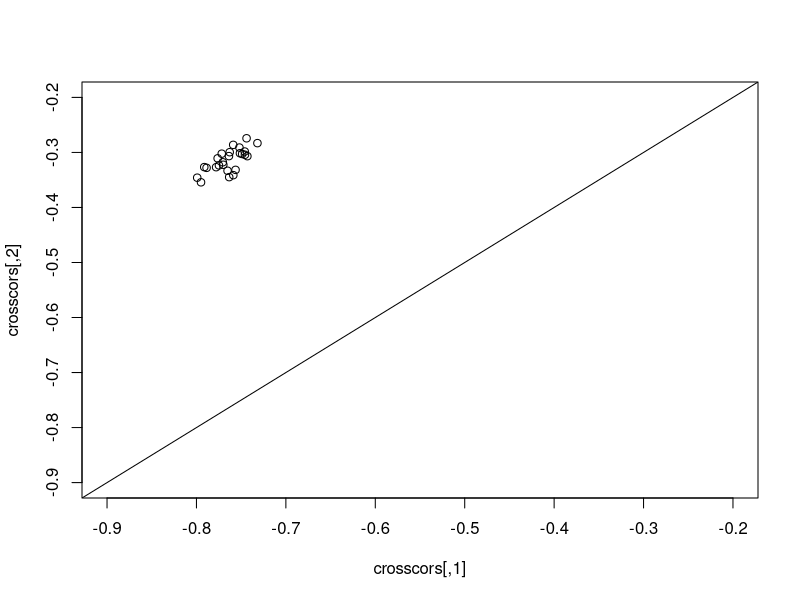
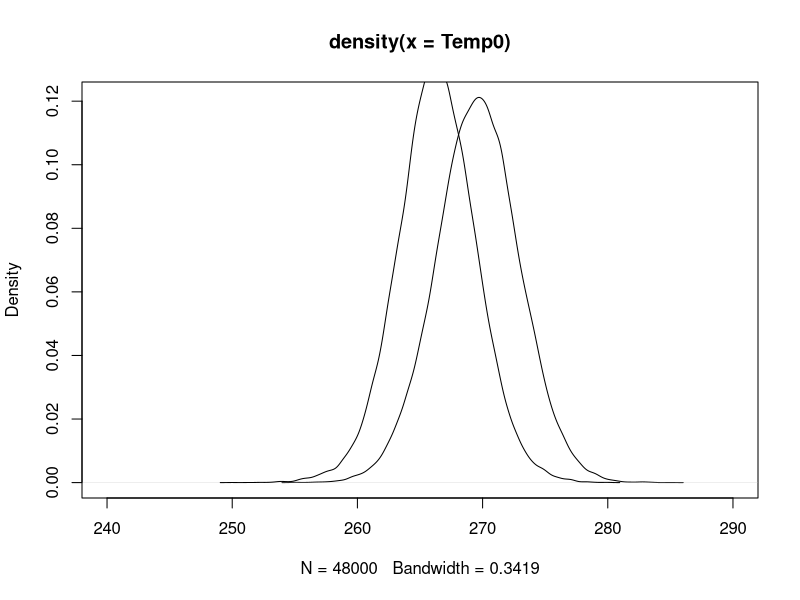

The R script that drew these images, in order: (Note: this script raises an error after producing the figures.)
rm(list=ls())
library(fields)
library(sn)
library(scales)
for(sim in 0:100){
    set.seed(sim)
    m        <- 25          # Number of spatial locations
    s        <- 1:m
    mu       <- c(2*s/m+0,  # Temp-obs
                  3*s/m+5,  # Precip-obs
                  1*s/m+0,  # Temp-model
                  2*s/m+1)  # Precip-model  
    locs <- expand.grid(1:5,1:5)
    d        <- rdist(locs)
    Omega    <- exp(-d/2)   # Spatial correlation
    rho      <- diag(4)     # Cross correlations
    rho[1,2] <- rho[2,1] <- .8  # Cor(temp,prec) for obs
    rho[1,3] <- rho[3,1] <- .5
    rho[1,4] <- rho[4,1] <- .5
    rho[2,3] <- rho[3,2] <- .5
    rho[2,4] <- rho[4,2] <- .5
    rho[4,3] <- rho[3,4] <- .4 # Cor(temp,prec) for model
    ss   <- diag(c(1,-1,1,-1))
    rho <- ss%*%rho%*%ss
    
    skew   <- c(0,100,0,10) # Skewness
    # skep = rep(0,4)
    df     <- 20             # Degrees of freedom
    Smooth <- exp(-d)     # Extra smoothing for the model output
    
    Sig    <- kronecker(rho,Omega)
    alpha  <- rep(skew,each=m)
    dat    <- rmst(n=64*30, xi=mu, Omega=Sig, alpha=alpha,nu=df) #1 month for 64 years
    Temp0  <- dat[,1:m+0*m]
    Prec0  <- dat[,1:m+1*m]
    Temp1  <- dat[,1:m+2*m]%*%Smooth
    Prec1  <- dat[,1:m+3*m]%*%Smooth
    
    crosscors <- matrix(NA,nrow = 25,ncol=2)
    for(i in 1:25){
        crosscors[i,1] <- cor(Temp0[,i],Prec0[,i])
        crosscors[i,2] <- cor(Temp1[,i],Prec1[,i])
    }
    
    plot(crosscors,xlim=c(-0.9,-0.2),ylim=c(-0.9,-0.2))
    abline(0,1)
    
    # par(mfrow=c(2,2))
    # matplot(s,t(Temp0),type="l",col="gray",main="Temp - obs")
    # matplot(s,t(Prec0),type="l",col="gray",main="Prec - obs")
    # matplot(s,t(Temp1),type="l",col="gray",main="Temp - model")
    # matplot(s,t(Prec1),type="l",col="gray",main="Prec - model")
    # par(mfrow=c(1,1))
    
    summary(c(Temp0))
    summary(c(Temp1))
    
    #tails go out too far so bringing them back in a bit
    Temp0 <- rescale(Temp0,to=c(255,285))
    Temp1 <- rescale(Temp1,to=c(250,280))
    
    # Temp0 <- Temp0 + 20
    # Temp1 <- Temp1 + 20
    
    plot(density(Temp0),xlim=c(240,290))
    lines(density(Temp1))
    
    summary(c(Prec1))
    summary(c(Prec0))
    
    for(i in 1:25){
        p0q <- quantile(Prec0[,i],0.6) #75% will become 0s
        p1q <- quantile(Prec1[,i],0.3) #50% will become 0s
        
        # scale shifting prcp
        Prec0[,i] <- Prec0[,i] - p0q 
        Prec1[,i] <- Prec1[,i] - p1q 
    }
    
    summary(c(Prec1))
    summary(c(Prec0))
    
    #thresholding to 0
    Prec0[Prec0<0] = 0 
    Prec1[Prec1<0] = 0
    savename <- paste0('data/simdata/',sim,'.RData')
    save(locs,Temp0,Temp1,Prec0,Prec1,file = savename)
}

#log transform like we normally do
Prec1 = log(Prec1 + 0.0001)
Prec0 = log(Prec0 + 0.0001)

crosscors <- matrix(NA,nrow = 25,ncol=2)
for(i in 1:25){
    crosscors[i,1] <- cor(Temp0[,i],Prec0[,i])
    crosscors[i,2] <- cor(Temp1[,i],Prec1[,i])
}

plot(crosscors,xlim=c(-0.9,0),ylim=c(-0.9,-0))
abline(0,1)



plot(density(Prec0), ylim=c(0,0.5),xlim = c(-15,6)) #obs prcp (more 0s)
lines(density(Prec1)) #model prcp (fewer 0s)
